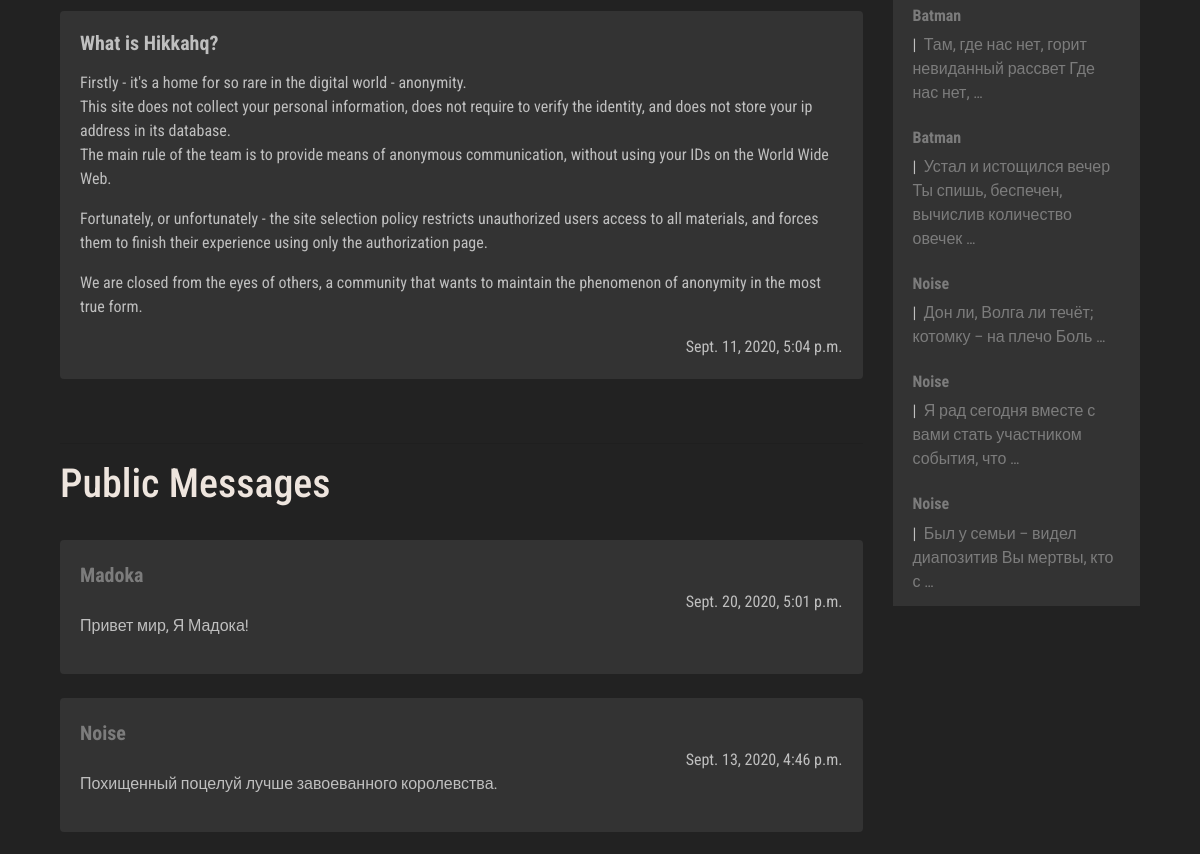
Page /manager/me/ (signed in, middle part) on the earlier database version.
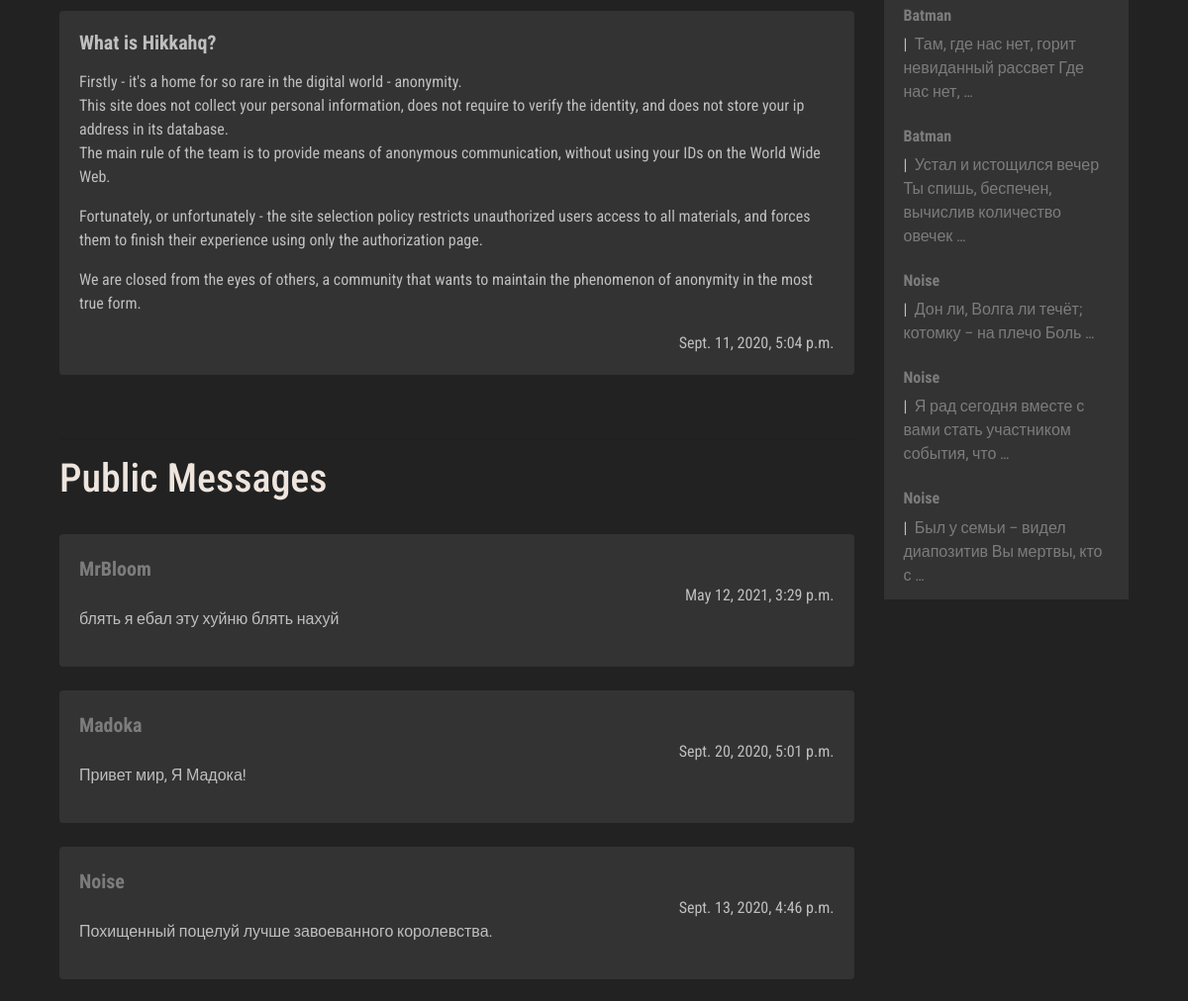
Same page on the later database version.
### manager/models.py (models this page shows, shortened)
class AdminPublicPost(models.Model):
    post_author = models.ForeignKey(User, on_delete=models.CASCADE)
    post_title = models.CharField('Post title', max_length=100)
    post_text = models.CharField('Post text', max_length=10000)
    post_date = models.DateTimeField('Post date', auto_now=True)

class UserPublicPost(models.Model):
    post_author = models.ForeignKey(User, on_delete=models.CASCADE)
    post_text = models.CharField('Post text', max_length=250)
    post_date = models.DateTimeField('Post date', auto_now=True)

### board/models.py (models this page shows, shortened)
class Thread(models.Model):
    def was_published_recently(self):
        now = timezone.now()
        return now - datetime.timedelta(days=1) <= self.pub_date <= now
    thread_title = models.CharField('Thread title', max_length=100)
    thread_text = models.TextField('Thread text', max_length=10000)
    pub_date = models.DateTimeField('Date published', auto_now=True)
    CATEGORY_CHOICES = [('Random', 'Random'), ('Broadcast', 'Broadcast'), ('Animation', 'Animation'), ('Artwork', 'Artwork'), ('Cinematics', 'Cinematics'), ('Videogames', 'Videogames')]
    category = models.CharField(max_length=100, choices=CATEGORY_CHOICES)
    thread_author = models.ForeignKey(User, on_delete=models.CASCADE)
    was_published_recently.admin_order_field = 'pub_date'
    was_published_recently.boolean = True
    was_published_recently.short_description = 'Published recently?'

### manager/views.py (the view)
# urls.py: path('me/', views.meview, name='me'),
@login_required
def meview(request):
    latest_threads = Thread.objects.order_by('-pub_date')[:10]
    latest_posts = UserPublicPost.objects.order_by('-post_date')[:10]
    admin_posts = AdminPublicPost.objects.order_by('-post_date')[:10]
    context = {
        'threads': latest_threads,
        'posts': latest_posts,
        'admins': admin_posts
    }
    return render(request, 'me.html', context)

### manager/templates/me.html (shortened to what this page needs)
{% extends 'hat.html' %}
{% block content %}
            <div class="row col-">
               <div class=" col-lg-9 col- content">
                  <br>
                  <br>
                  {% if admins %}
                  {% for admin in admins %}
                  <div class="card">
                     <div class="card-body">
                        <h4 class="card-title">
                           <p class="article"> {{ admin.post_title }} </p>
                        </h4>
                        {{ admin.post_text|linebreaks }}
                        <div class="d-flex flex-row-reverse">{{ admin.post_date }}</div>
                     </div>
                  </div>
                  <br />
                  {% endfor %}
                  {% else %}
                  No admin posts here
                  {% endif %}
                  <br>
                  <hr>
                  <div class="trds">
                     <main class="contentd" role="main">
                        <header>
                           <h1 data-text="Public Messages">Public Messages
                           </h1>
                        </header>
                     </main>
                  </div>
                  <br>
                  {% if posts %}
                  {% for post in posts %}
                  <div class="card">
                     <div class="card-body">
                              <a class="article" href="{% url 'Board:guest' post.post_author%}"> {{ post.post_author }}</a>
                        <div class="d-flex flex-row-reverse">{{ post.post_date }}</div>
                        {{ post.post_text|linebreaks }}
                     </div>
                  </div>
                  <br />
                  {% endfor %}
                  {% else %}
                  Public post list is empty or something went wrong
                  {% endif %}
               </div>
               <div class=" col-lg-3 col- left-sidebar">
                  <br>
                  <br>
                  {% if threads %}
                  <ul class="list-group">
                     {% for thread in threads %}
                     <li class="list-group-item">
                        <h6> <a class="userlk" href="{% url 'Board:guest' thread.thread_author %}">
                        {{ thread.thread_author }}</a> </h6>
                        |&nbsp;<a href="{% url 'Board:thread' thread.id %}"> {{ thread.thread_text|truncatewords:10 }}  </a>
                     </li>
                     {% endfor %}
                  </ul>
                  {% else %}
                  no threads to show
                  {% endif %}
                  <br>
               </div>
            </div>
{% endblock %}

Differences in the rows shown:
added UserPublicPost: post_author "MrBloom", post_date "May 12, 2021, 3:29 p.m.", post_text "блять я ебал эту хуйню блять нахуй"
